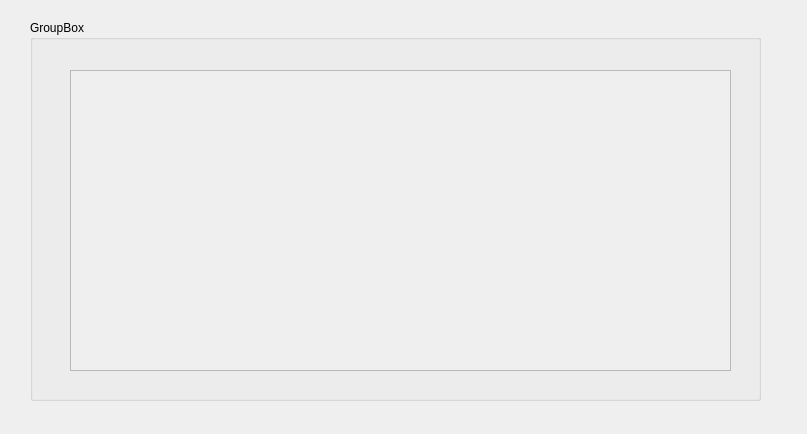
<?xml version="1.0" encoding="UTF-8"?>
<ui version="4.0">
 <class>DataBlocks</class>
 <widget class="QDialog" name="DataBlocks">
  <property name="geometry">
   <rect>
    <x>0</x>
    <y>0</y>
    <width>807</width>
    <height>434</height>
   </rect>
  </property>
  <property name="windowTitle">
   <string>Dialog</string>
  </property>
  <widget class="QGroupBox" name="groupBox">
   <property name="geometry">
    <rect>
     <x>30</x>
     <y>20</y>
     <width>731</width>
     <height>381</height>
    </rect>
   </property>
   <property name="title">
    <string>GroupBox</string>
   </property>
   <widget class="QScrollArea" name="scrollAreaDataBlocks">
    <property name="geometry">
     <rect>
      <x>40</x>
      <y>50</y>
      <width>661</width>
      <height>301</height>
     </rect>
    </property>
    <property name="widgetResizable">
     <bool>true</bool>
    </property>
    <widget class="QWidget" name="scrollAreaWidgetContents">
     <property name="geometry">
      <rect>
       <x>0</x>
       <y>0</y>
       <width>659</width>
       <height>299</height>
      </rect>
     </property>
    </widget>
   </widget>
  </widget>
 </widget>
 <resources/>
 <connections/>
</ui>
